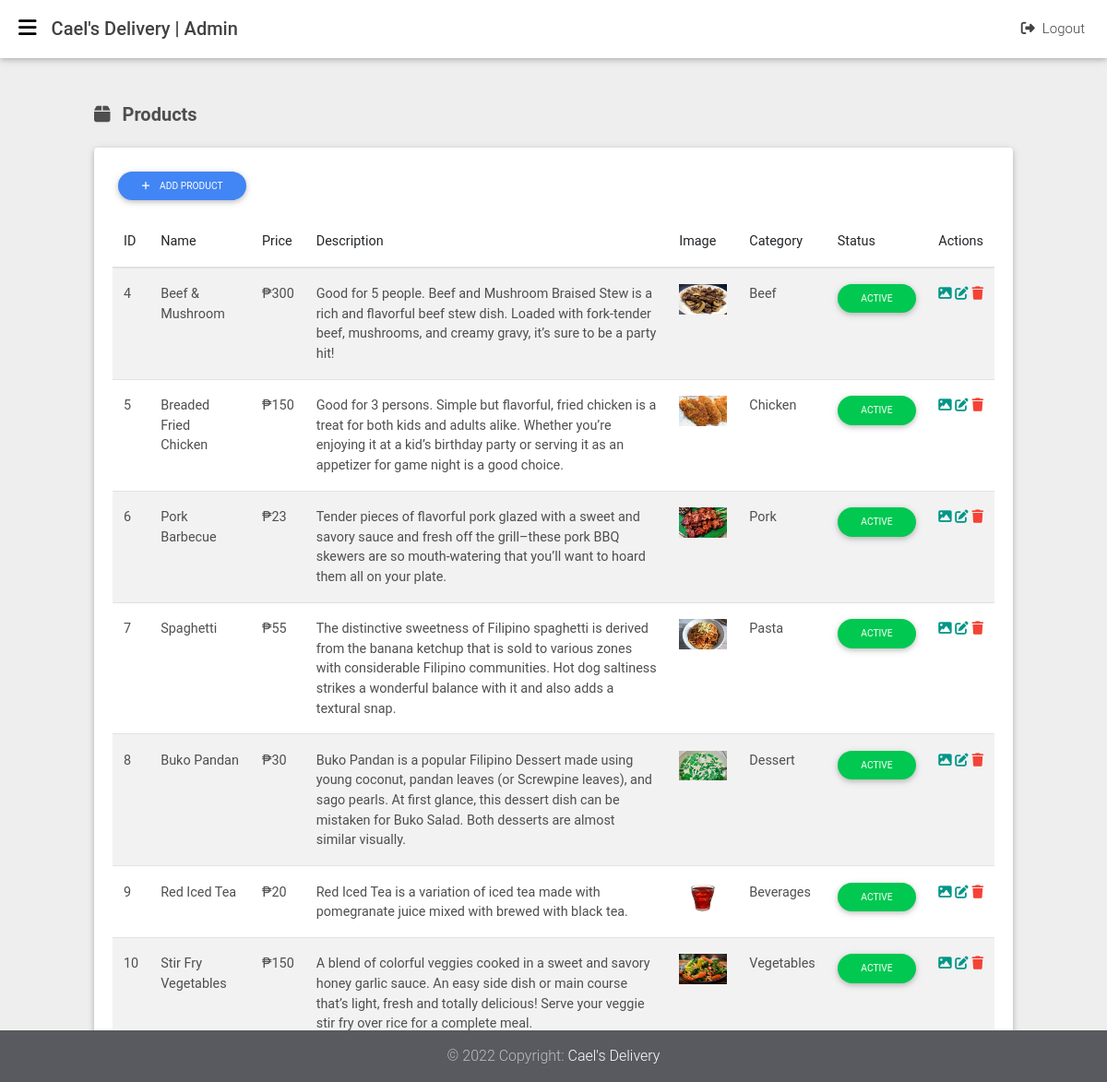
The page /products (signed in) on the database its author committed.
### tables this page shows
CREATE TABLE `products` (
  `product_id` int(11) NOT NULL,
  `product_name` varchar(255) NOT NULL,
  `product_price` varchar(255) NOT NULL,
  `product_description` text NOT NULL,
  `product_image` text NOT NULL,
  `product_status` int(11) NOT NULL DEFAULT 0,
  `category_id` int(11) NOT NULL,
  `created_at` datetime NOT NULL DEFAULT current_timestamp()
);

CREATE TABLE `categories` (
  `category_id` int(11) NOT NULL,
  `category_name` varchar(255) NOT NULL,
  `category_status` int(11) NOT NULL DEFAULT 0,
  `created_at` datetime NOT NULL DEFAULT current_timestamp()
);

### app/libraries/Core.php (called while the page is built, shortened)
<?php
class Core
{
  protected $currentMethod = 'index';
  public function __construct()
  {
    $url = $this->getUrl();
    if (isset($url[0])) {
      if (file_exists('../app/controllers/' . ucwords($url[0]) . '.php')) {
        unset($url[0]);
      }
    }
    $this->currentController = new $this->currentController;
    $this->params = $url ? array_values($url) : [];
    call_user_func_array([$this->currentController, $this->currentMethod], $this->params);
  }
  public function getUrl()
  {
    if (isset($_GET['url'])) {
      $url = rtrim($_GET['url'], '/');
      $url = filter_var($url, FILTER_SANITIZE_URL);
      $url = explode('/', $url);
      return $url;
    }
  }
}

### public/index.php (called while the page is built, shortened)
<?php
$init = new Core;

### app/libraries/Database.php (called while the page is built, shortened)
<?php
class Database
{
	private $host = DB_HOST;
	private $user = DB_USER;
	private $pass = DB_PASS;
	private $dbname = DB_NAME;
	private $dbh;
	private $stmt;
	public function __construct()
	{
		$dsn = 'mysql:host=' . $this->host . ';dbname=' . $this->dbname;
		$options = array(
			PDO::ATTR_PERSISTENT => true,
			PDO::ATTR_ERRMODE => PDO::ERRMODE_EXCEPTION
		);
		try {
			$this->dbh = new PDO($dsn, $this->user, $this->pass, $options);
		}
		catch (PDOException $e) {
			$this->error = $e->getMessage();
		}
	}
	public function query($query)
	{
		$this->stmt = $this->dbh->prepare($query);
	}
	public function execute()
	{
		return $this->stmt->execute();
	}
	public function resultset()
	{
		$this->execute();
		return $this->stmt->fetchAll(PDO::FETCH_OBJ);
	}
}

### app/models/Product.php (called while the page is built, shortened)
<?php
class Product
{
  private $db;
  public function __construct()
  {
    $this->db = new Database;
  }
  public function getProduct()
  {
    $this->db->query('SELECT *,
                      categories.category_name as categoryName
                      FROM products
                      INNER JOIN categories
                      ON products.category_id = categories.category_id
                      ORDER BY products.created_at ASC');
    $results = $this->db->resultSet();
    return $results;
  }
}

### app/views/products/index.php (the view, shortened to what this page needs)
<?php require APPROOT . '/views/admins/inc/header.php'; ?>
<?php require APPROOT . '/views/admins/inc/sidebar.php'; ?>
<?php require APPROOT . '/views/admins/inc/navbar.php'; ?>
<main class="vh-100">
  <div class="container-fluid">
    <div class="col-md-12">
      <h5 class="my-4 dark-grey-text font-weight-bold"><i class="fas fa-box mr-2"></i> Products</h5>
      <div class="card">
        <div class="card-body">
          <a href="<?php echo URLROOT; ?>/products/add" class="btn btn-primary btn-rounded btn-sm mb-3" role="button"><i class="fas fa-plus mr-2"></i> Add Product</a>
          <div class="table-responsive">
            <table id="myTable" class="table table-striped display" cellspacing="0" width="100%">
              <thead>
                <tr>
                  <th>ID</th>
                  <th>Name</th>
                  <th>Price</th>
                  <th>Description</th>
                  <th>Image</th>
                  <th>Category</th>
                  <th>Status</th>
                  <th>Actions</th>
                </tr>
              </thead>
              <tbody>
                <?php foreach ($data['products'] as $product) : ?>
                  <tr>
                    <td><?php echo $product->product_id; ?></td>
                    <td><?php echo $product->product_name; ?></td>
                    <td>&#8369;<?php echo $product->product_price; ?></td>
                    <td><?php echo $product->product_description; ?></td>
                    <td>
                      <img class='img-fluid' src='<?php echo URLROOT; ?>/public/img/<?php echo $product->product_image; ?>' alt='image' width='100'>
                    </td>
                    <td><?php echo $product->categoryName; ?></td>
                    <td>
                      <?php if ($product->product_status == 1) : ?>
                        <a class="btn btn-success btn-rounded btn-sm" href="<?php echo URLROOT; ?>/products/changeProductStatusInactive/<?php echo $product->product_id; ?>" role="button">
                          Active
                        </a>
                      <?php elseif ($product->product_status == 0) : ?>
                        <a class="btn btn-danger btn-rounded btn-sm" href="<?php echo URLROOT; ?>/products/changeProductStatusActive/<?php echo $product->product_id; ?>" role="button">
                          Inactive
                        </a>
                      <?php endif; ?>
                    </td>
                    <td>
                      <div class="d-flex justify-content-between">
                        <a href="<?php echo URLROOT; ?>/products/editProductImage/<?php echo $product->product_id; ?>"><i class="fa-solid fa-image teal-text" data-toggle="tooltip" data-placement="top" title="Update Product Image"></i>
                        </a>
                        <a href="<?php echo URLROOT; ?>/products/edit/<?php echo $product->product_id; ?>"><i class="fa-solid fa-pen-to-square teal-text" data-toggle="tooltip" data-placement="top" title="Update Product"></i>
                        </a>
                        <a onclick="deleteProduct()" href="<?php echo URLROOT; ?>/products/delete/<?php echo $product->product_id; ?>"><i class="fa-solid fa-trash red-text" data-toggle="tooltip" data-placement="top" title="Delete Product"></i></a>
                      </div>
                    </td>
                  </tr>
                <?php endforeach; ?>
              </tbody>
            </table>
          </div>
        </div>
      </div>
    </div>
  </div>
</main>
<?php require APPROOT . '/views/admins/inc/footer.php'; ?>

### rows shown on the page
products: product_id "4", product_name "Beef & Mushroom", product_price "300", product_description "Good for 5 people. Beef and Mushroom Braised Stew is a rich and flavorful beef stew dish. Loaded with fork-tender beef, mushrooms, and creamy gravy, it’s sure to be a party hit!", product_image (picture), category.category_name "Beef"
products: product_id "5", product_name "Breaded Fried Chicken", product_price "150", product_description "Good for 3 persons. Simple but flavorful, fried chicken is a treat for both kids and adults alike. Whether you’re enjoying it at a kid’s birthday party or serving it as an appetizer for game night is a good choice.", product_image (picture), category.category_name "Chicken"
products: product_id "6", product_name "Pork Barbecue", product_price "23", product_description "Tender pieces of flavorful pork glazed with a sweet and savory sauce and fresh off the grill–these pork BBQ skewers are so mouth-watering that you’ll want to hoard them all on your plate.", product_image (picture), category.category_name "Pork"
products: product_id "7", product_name "Spaghetti", product_price "55", product_description "The distinctive sweetness of Filipino spaghetti is derived from the banana ketchup that is sold to various zones with considerable Filipino communities. Hot dog saltiness strikes a wonderful balance with it and also adds a textural snap.", product_image (picture), category.category_name "Pasta"
products: product_id "8", product_name "Buko Pandan", product_price "30", product_description "Buko Pandan is a popular Filipino Dessert made using young coconut, pandan leaves (or Screwpine leaves), and sago pearls. At first glance, this dessert dish can be mistaken for Buko Salad. Both desserts are almost similar visually.", product_image (picture), category.category_name "Dessert"
products: product_id "9", product_name "Red Iced Tea", product_price "20", product_description "Red Iced Tea is a variation of iced tea made with pomegranate juice mixed with brewed with black tea.", product_image (picture), category.category_name "Beverages"
products: product_id "10", product_name "Stir Fry Vegetables", product_price "150", product_description "A blend of colorful veggies cooked in a sweet and savory honey garlic sauce. An easy side dish or main course that’s light, fresh and totally delicious! Serve your veggie stir fry over rice for a complete meal.", product_image (picture), category.category_name "Vegetables"

### other values the page prints
SITENAME "Cael's Delivery"
